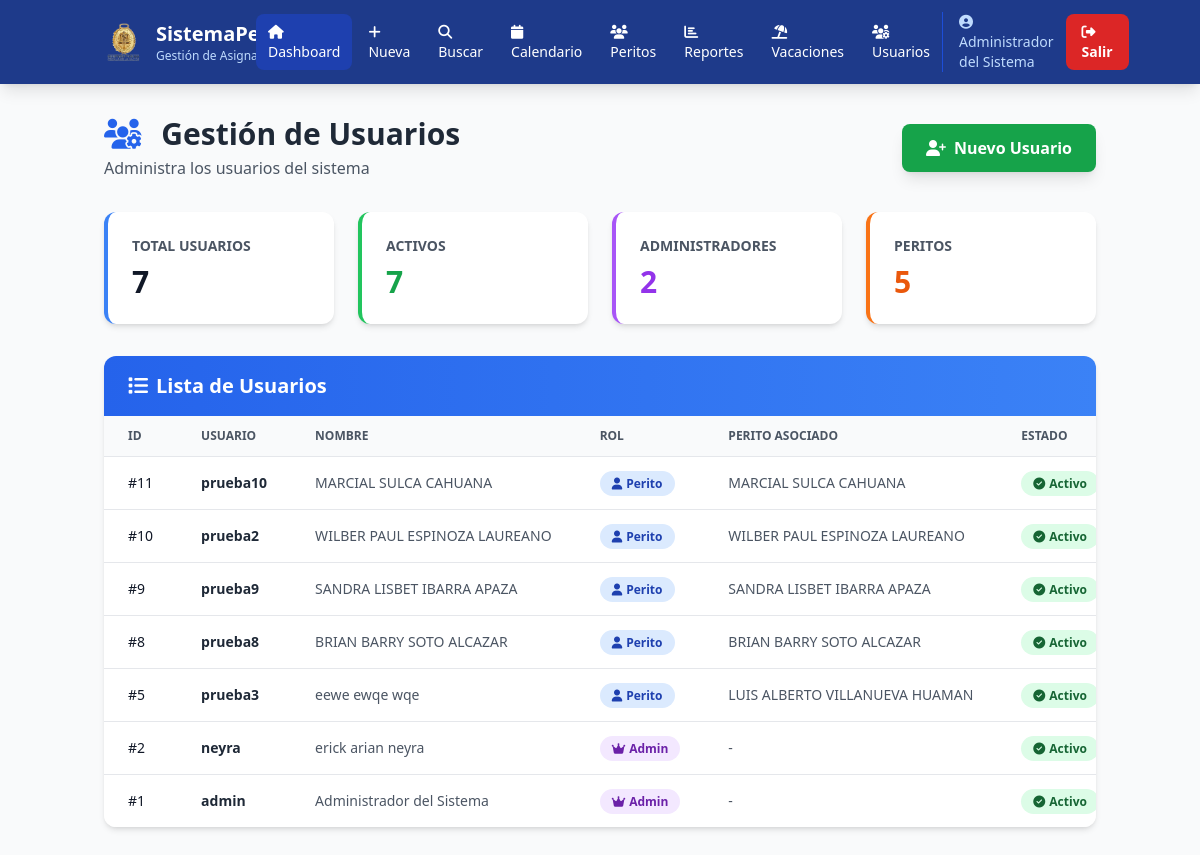
Before: /usuarios (signed in) with the older database file.
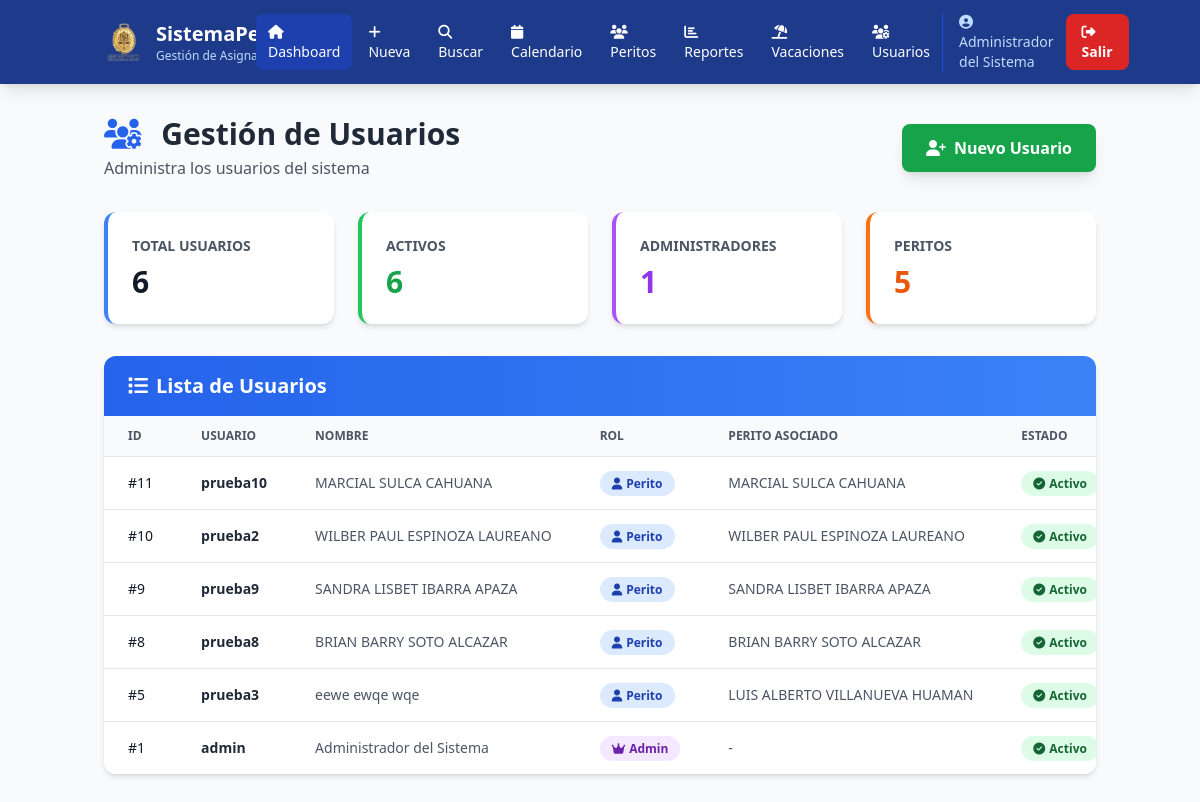
After: the same page with the newer database file.
### tables this page shows
CREATE TABLE usuarios (
            id INTEGER PRIMARY KEY AUTOINCREMENT,
            usuario TEXT UNIQUE NOT NULL,
            password TEXT NOT NULL,
            rol TEXT NOT NULL,
            perito_id INTEGER,
            nombre_completo TEXT,
            email TEXT,
            activo INTEGER DEFAULT 1,
            primer_inicio INTEGER DEFAULT 1,
            fecha_creacion TIMESTAMP DEFAULT CURRENT_TIMESTAMP,
            ultimo_acceso TIMESTAMP,
            FOREIGN KEY (perito_id) REFERENCES peritos(id)
        );

CREATE TABLE peritos (
            id INTEGER PRIMARY KEY AUTOINCREMENT,
            nombre_completo TEXT NOT NULL,
            tipo TEXT NOT NULL,
            estado TEXT DEFAULT 'Activo',
            fecha_creacion TIMESTAMP DEFAULT CURRENT_TIMESTAMP
        );

### app.py (the view)
@app.route('/usuarios')
@admin_required
def gestion_usuarios():
    conn = sqlite3.connect('database.db')
    conn.row_factory = sqlite3.Row
    cursor = conn.cursor()
    cursor.execute('''
        SELECT u.*, p.nombre_completo as perito_nombre
        FROM usuarios u
        LEFT JOIN peritos p ON u.perito_id = p.id
        ORDER BY u.fecha_creacion DESC
    ''')
    usuarios = []
    for row in cursor.fetchall():
        usuarios.append({
            'id': row['id'],
            'usuario': row['usuario'],
            'rol': row['rol'],
            'perito_id': row['perito_id'],
            'perito_nombre': row['perito_nombre'],
            'nombre_completo': row['nombre_completo'],
            'email': row['email'],
            'activo': row['activo'],
            'primer_inicio': row['primer_inicio'],
            'fecha_creacion': row['fecha_creacion'],
            'ultimo_acceso': row['ultimo_acceso']
        })
    cursor.execute('SELECT id, nombre_completo, tipo FROM peritos WHERE estado = "Activo" ORDER BY tipo, nombre_completo')
    peritos = [{'id': row['id'], 'nombre': row['nombre_completo'], 'tipo': row['tipo']} for row in cursor.fetchall()]
    conn.close()
    return render_template('admin/usuarios.html', usuarios=usuarios, peritos=peritos)

### app.py (called while the page is built)
def admin_required(f):
    @wraps(f)
    def decorated_function(*args, **kwargs):
        if 'usuario_id' not in session:
            return redirect(url_for('login'))
        if session.get('rol') != 'admin':
            return redirect(url_for('index'))
        return f(*args, **kwargs)
    return decorated_function

### templates/admin/usuarios.html (shortened to what this page needs)
<!DOCTYPE html>
<html lang="es">
<head>
    <script src="https://cdn.tailwindcss.com"></script>
    <link rel="stylesheet" href="https://cdnjs.cloudflare.com/ajax/libs/font-awesome/6.4.0/css/all.min.css">
</head>
<body class="bg-gray-50">
    <nav class="bg-blue-900 text-white shadow-lg">
        <div class="container mx-auto px-4">
            <div class="flex justify-between items-center py-3">
                <div class="flex items-center space-x-3">
                    <img src="{{ url_for('static', filename='imagenes/logompo.png') }}" alt="Logo" class="w-10 h-10 object-contain">
                    <div class="hidden md:block">
                        <h1 class="text-xl font-bold">SistemaPerito</h1>
                        <p class="text-xs text-blue-200">Gestión de Asignaciones</p>
                    </div>
                </div>
                <div class="flex items-center space-x-1">
                    <a href="/" class="px-3 py-2 bg-blue-800 rounded-lg hover:bg-blue-700 transition text-sm">
                        <i class="fas fa-home mr-1"></i>Dashboard
                    </a>
                    <a href="/nuevo" class="px-3 py-2 rounded-lg hover:bg-blue-800 transition text-sm">
                        <i class="fas fa-plus mr-1"></i>Nueva
                    </a>
                    <a href="/buscar" class="px-3 py-2 rounded-lg hover:bg-blue-800 transition text-sm">
                        <i class="fas fa-search mr-1"></i>Buscar
                    </a>
                    <a href="/calendario" class="px-3 py-2 rounded-lg hover:bg-blue-800 transition text-sm">
                        <i class="fas fa-calendar mr-1"></i>Calendario
                    </a>
                    <a href="/peritos" class="px-3 py-2 rounded-lg hover:bg-blue-800 transition text-sm">
                        <i class="fas fa-users mr-1"></i>Peritos
                    </a>
                    <a href="/reportes" class="px-3 py-2 rounded-lg hover:bg-blue-800 transition text-sm">
                        <i class="fas fa-chart-bar mr-1"></i>Reportes
                    </a>
                    <a href="/vacaciones" class="px-3 py-2 rounded-lg hover:bg-blue-800 transition text-sm">
                        <i class="fas fa-umbrella-beach mr-1"></i>Vacaciones
                    </a>
                    {% if session.rol == 'admin' %}
                    <a href="/usuarios" class="px-3 py-2 rounded-lg hover:bg-blue-800 transition text-sm">
                        <i class="fas fa-users-cog mr-1"></i>Usuarios
                    </a>
                    {% endif %}
                </div>
                <div class="flex items-center space-x-3 border-l border-blue-700 pl-4">
                    <span class="text-sm text-blue-200 hidden md:block">
                        <i class="fas fa-user-circle mr-1"></i>{{ session.nombre_completo or session.usuario }}
                    </span>
                    <a href="/logout" class="px-4 py-2 bg-red-600 rounded-lg hover:bg-red-700 transition text-sm font-semibold">
                        <i class="fas fa-sign-out-alt mr-1"></i>Salir
                    </a>
                </div>
            </div>
        </div>
    </nav>
    <div class="container mx-auto px-4 py-8">
        <div class="flex justify-between items-center mb-8">
            <div>
                <h2 class="text-3xl font-bold text-gray-800">
                    <i class="fas fa-users-cog text-blue-600 mr-3"></i>
                    Gestión de Usuarios
                </h2>
                <p class="text-gray-600 mt-1">Administra los usuarios del sistema</p>
            </div>
            <button onclick="mostrarModalNuevo()"
                    class="px-6 py-3 bg-green-600 text-white font-semibold rounded-lg hover:bg-green-700 transition shadow-lg">
                <i class="fas fa-user-plus mr-2"></i>Nuevo Usuario
            </button>
        </div>
        <div class="grid grid-cols-1 md:grid-cols-4 gap-6 mb-8">
            <div class="bg-white rounded-xl shadow-md p-6 border-l-4 border-blue-500">
                <p class="text-sm font-semibold text-gray-600 uppercase">Total Usuarios</p>
                <p class="text-3xl font-bold text-gray-900 mt-2">{{ usuarios|length }}</p>
            </div>
            <div class="bg-white rounded-xl shadow-md p-6 border-l-4 border-green-500">
                <p class="text-sm font-semibold text-gray-600 uppercase">Activos</p>
                <p class="text-3xl font-bold text-green-600 mt-2">{{ usuarios|selectattr('activo', 'equalto', 1)|list|length }}</p>
            </div>
            <div class="bg-white rounded-xl shadow-md p-6 border-l-4 border-purple-500">
                <p class="text-sm font-semibold text-gray-600 uppercase">Administradores</p>
                <p class="text-3xl font-bold text-purple-600 mt-2">{{ usuarios|selectattr('rol', 'equalto', 'admin')|list|length }}</p>
            </div>
            <div class="bg-white rounded-xl shadow-md p-6 border-l-4 border-orange-500">
                <p class="text-sm font-semibold text-gray-600 uppercase">Peritos</p>
                <p class="text-3xl font-bold text-orange-600 mt-2">{{ usuarios|selectattr('rol', 'equalto', 'perito')|list|length }}</p>
            </div>
        </div>
        <div class="bg-white rounded-xl shadow-md overflow-hidden">
            <div class="px-6 py-4 bg-gradient-to-r from-blue-600 to-blue-500">
                <h3 class="text-xl font-bold text-white">
                    <i class="fas fa-list mr-2"></i>Lista de Usuarios
                </h3>
            </div>
            <div class="overflow-x-auto">
                <table class="min-w-full divide-y divide-gray-200">
                    <thead class="bg-gray-50">
                        <tr>
                            <th class="px-6 py-3 text-left text-xs font-semibold text-gray-600 uppercase">ID</th>
                            <th class="px-6 py-3 text-left text-xs font-semibold text-gray-600 uppercase">Usuario</th>
                            <th class="px-6 py-3 text-left text-xs font-semibold text-gray-600 uppercase">Nombre</th>
                            <th class="px-6 py-3 text-left text-xs font-semibold text-gray-600 uppercase">Rol</th>
                            <th class="px-6 py-3 text-left text-xs font-semibold text-gray-600 uppercase">Perito Asociado</th>
                            <th class="px-6 py-3 text-left text-xs font-semibold text-gray-600 uppercase">Estado</th>
                        </tr>
                    </thead>
                    <tbody class="bg-white divide-y divide-gray-200">
                        {% for user in usuarios %}
                        <tr class="hover:bg-gray-50">
                            <td class="px-6 py-4 whitespace-nowrap text-sm font-medium text-gray-900">#{{ user.id }}</td>
                            <td class="px-6 py-4 whitespace-nowrap text-sm font-semibold text-gray-800">{{ user.usuario }}</td>
                            <td class="px-6 py-4 whitespace-nowrap text-sm text-gray-600">{{ user.nombre_completo or '-' }}</td>
                            <td class="px-6 py-4 whitespace-nowrap text-sm">
                                {% if user.rol == 'admin' %}
                                <span class="px-3 py-1 bg-purple-100 text-purple-800 rounded-full text-xs font-semibold">
                                    <i class="fas fa-crown mr-1"></i>Admin
                                </span>
                                {% else %}
                                <span class="px-3 py-1 bg-blue-100 text-blue-800 rounded-full text-xs font-semibold">
                                    <i class="fas fa-user mr-1"></i>Perito
                                </span>
                                {% endif %}
                            </td>
                            <td class="px-6 py-4 whitespace-nowrap text-sm text-gray-600">
                                {{ user.perito_nombre or '-' }}
                            </td>
                            <td class="px-6 py-4 whitespace-nowrap text-sm">
                                {% if user.activo %}
                                <span class="px-3 py-1 bg-green-100 text-green-800 rounded-full text-xs font-semibold">
                                    <i class="fas fa-check-circle mr-1"></i>Activo
                                </span>
                                {% else %}
                                <span class="px-3 py-1 bg-red-100 text-red-800 rounded-full text-xs font-semibold">
                                    <i class="fas fa-times-circle mr-1"></i>Inactivo
                                </span>
                                {% endif %}
                            </td>
                        </tr>
                        {% endfor %}
                    </tbody>
                </table>
            </div>
        </div>
    </div>
</body>
</html>

Changed rows visible on the page:
removed usuarios: id "2", usuario "neyra", nombre_completo "erick arian neyra", rol "admin" (drawn), perito_nombre "-", activo 1 (drawn)
Other visible differences:
{{ usuarios|length }}: "7" → "6"
{{ usuarios|selectattr('activo', 'equalto', 1)|list|length }}: "7" → "6"
{{ usuarios|selectattr('rol', 'equalto', 'admin')|list|length }}: "2" → "1"
